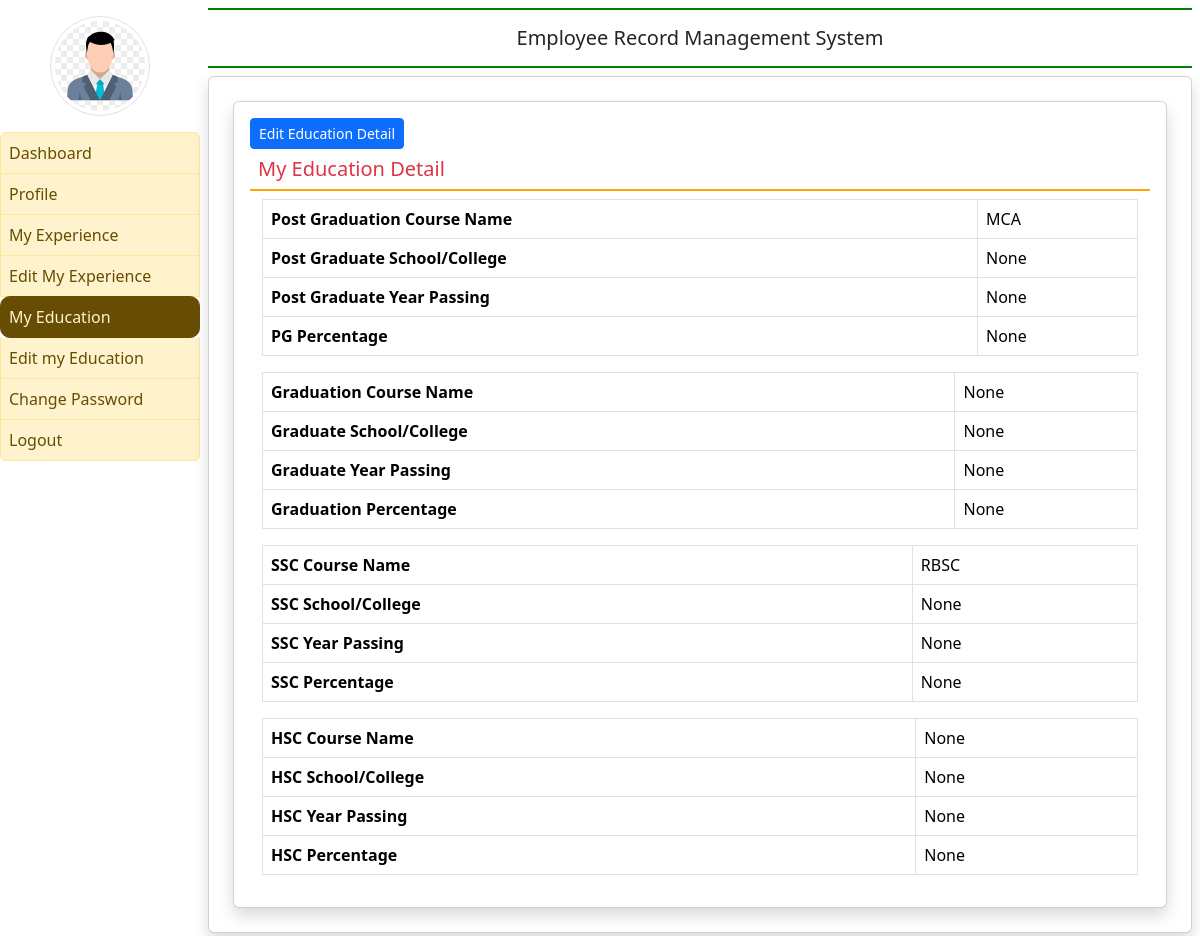
The app's page /my_education (signed in) with its own data.
### employee/models.py (models this page shows, shortened)
class EmployeeEducation(models.Model):
    user = models.ForeignKey(User, on_delete=models.CASCADE)
    coursepg = models.CharField(max_length = 100, null=True)
    schoolclgpg = models.CharField(max_length = 200, null=True)
    yearofpassingpg = models.CharField(max_length = 20, null=True)
    percentagepg = models.CharField(max_length = 20, null=True)
    coursegra = models.CharField(max_length = 100, null=True)
    schoolclggra = models.CharField(max_length = 200, null=True)
    yearofpassinggra = models.CharField(max_length = 20, null=True)
    percentagegra = models.CharField(max_length = 20, null=True)
    coursessc = models.CharField(max_length = 100, null=True)
    schoolclgssc = models.CharField(max_length = 200, null=True)
    yearofpassingssc = models.CharField(max_length = 20, null=True)
    percentagessc = models.CharField(max_length = 20, null=True)
    coursehsc = models.CharField(max_length = 100, null=True)
    schoolclghsc = models.CharField(max_length = 200, null=True)
    yearofpassinghsc = models.CharField(max_length = 20, null=True)
    percentagehsc = models.CharField(max_length = 20, null=True)

### employee/views.py (the view)
# urls.py: path("my_education", views.my_education, name="my_education"),
def my_education(request):
    if not request.user.is_authenticated:
        return redirect('emp_login')
    user = request.user
    education = EmployeeEducation.objects.get(user=user)
    return render(request, 'my_education.html', locals())

### employee/templates/my_education.html
{% extends "emp_base.html" %}
{% block main %}
<div class="card shadow m-2">
    <div class="card-body">
        <a href="{% url 'edit_myeducation' %}" class="btn btn-primary float-right btn-sm">Edit Education Detail</a>
        <h5 class="p-2 text-danger" style="border-bottom: 2px solid orange">My Education Detail</h5>
        <div class="container-fluid">
            <table class="table table-bordered">
                <tr>
                    <th>Post Graduation Course Name</th>
                    <td>{{education.coursepg}}</td>
                </tr>
                <tr>
                    <th>Post Graduate School/College</th>
                    <td>{{education.schoolclgpg}}</td>
                </tr>
                <tr>
                    <th>Post Graduate Year Passing</th>
                    <td>{{education.yearofpassingpg}}</td>
                </tr>
                <tr>
                    <th>PG Percentage</th>
                    <td>{{education.percentagepg}}</td>
                </tr>
            </table>
            <table class="table table-bordered">
                <tr>
                    <th>Graduation Course Name</th>
                    <td>{{education.coursegra}}</td>
                </tr>
                <tr>
                    <th>Graduate School/College</th>
                    <td>{{education.schoolclggra}}</td>
                </tr>
                <tr>
                    <th>Graduate Year Passing</th>
                    <td>{{education.yearofpassinggra}}</td>
                </tr>
                <tr>
                    <th>Graduation Percentage</th>
                    <td>{{education.percentagegra}}</td>
                </tr>
            </table>
            <table class="table table-bordered">
                <tr>
                    <th>SSC Course Name</th>
                    <td>{{education.coursessc}}</td>
                </tr>
                <tr>
                    <th>SSC School/College</th>
                    <td>{{education.schoolclgssc}}</td>
                </tr>
                <tr>
                    <th>SSC Year Passing</th>
                    <td>{{education.yearofpassingssc}}</td>
                </tr>
                <tr>
                    <th>SSC Percentage</th>
                    <td>{{education.percentagessc}}</td>
                </tr>
            </table>
            <table class="table table-bordered">
                <tr>
                    <th>HSC Course Name</th>
                    <td>{{education.coursehsc}}</td>
                </tr>
                <tr>
                    <th>HSC School/College</th>
                    <td>{{education.schoolclghsc}}</td>
                </tr>
                <tr>
                    <th>HSC Year Passing</th>
                    <td>{{education.yearofpassinghsc}}</td>
                </tr>
                <tr>
                    <th>HSC Percentage</th>
                    <td>{{education.percentagehsc}}</td>
                </tr>
            </table>
        </div>
    </div>
</div>
{% endblock main %}

### records on screen
EmployeeEducation: coursepg "MCA", schoolclgpg "None", yearofpassingpg "None", percentagepg "None", coursegra "None", schoolclggra "None", yearofpassinggra "None", percentagegra "None", coursessc "RBSC", schoolclgssc "None", yearofpassingssc "None", percentagessc "None", coursehsc "None", schoolclghsc "None", yearofpassinghsc "None", percentagehsc "None"
